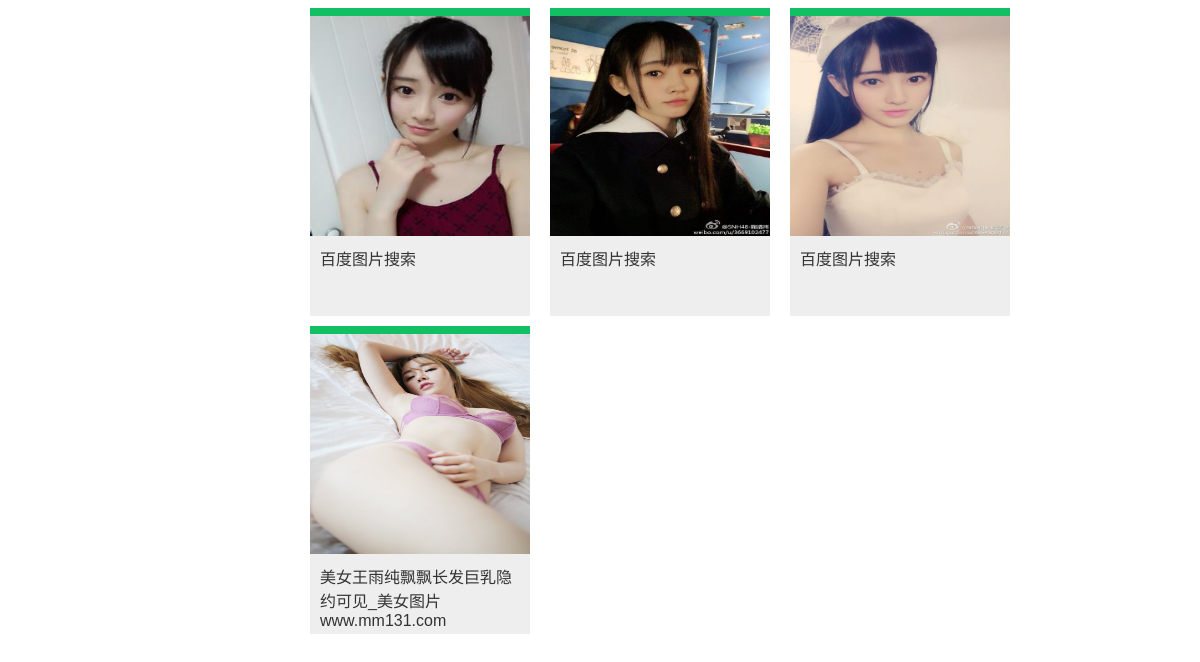
Page /account/users/gang.an/ (signed in, lower part) on the earlier database version.
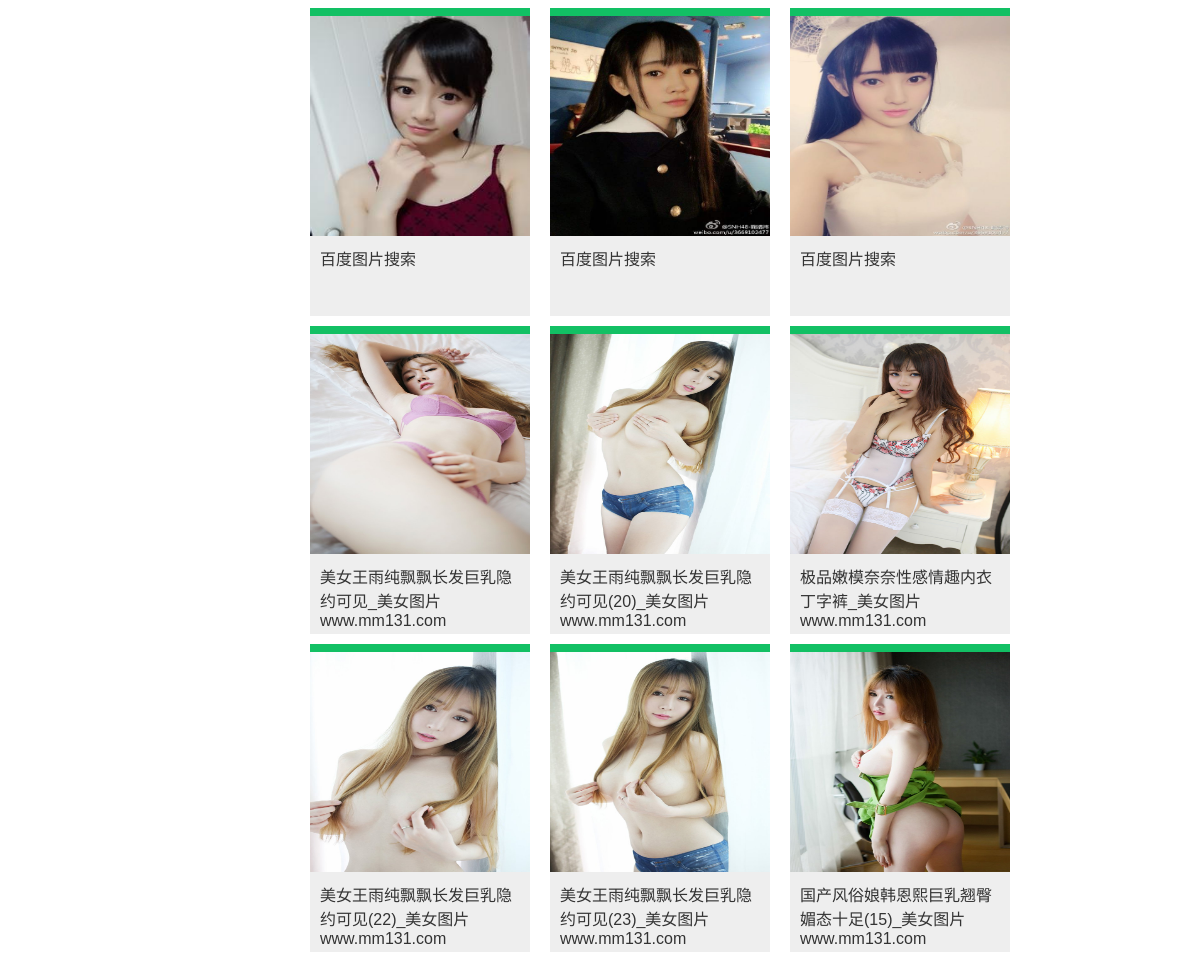
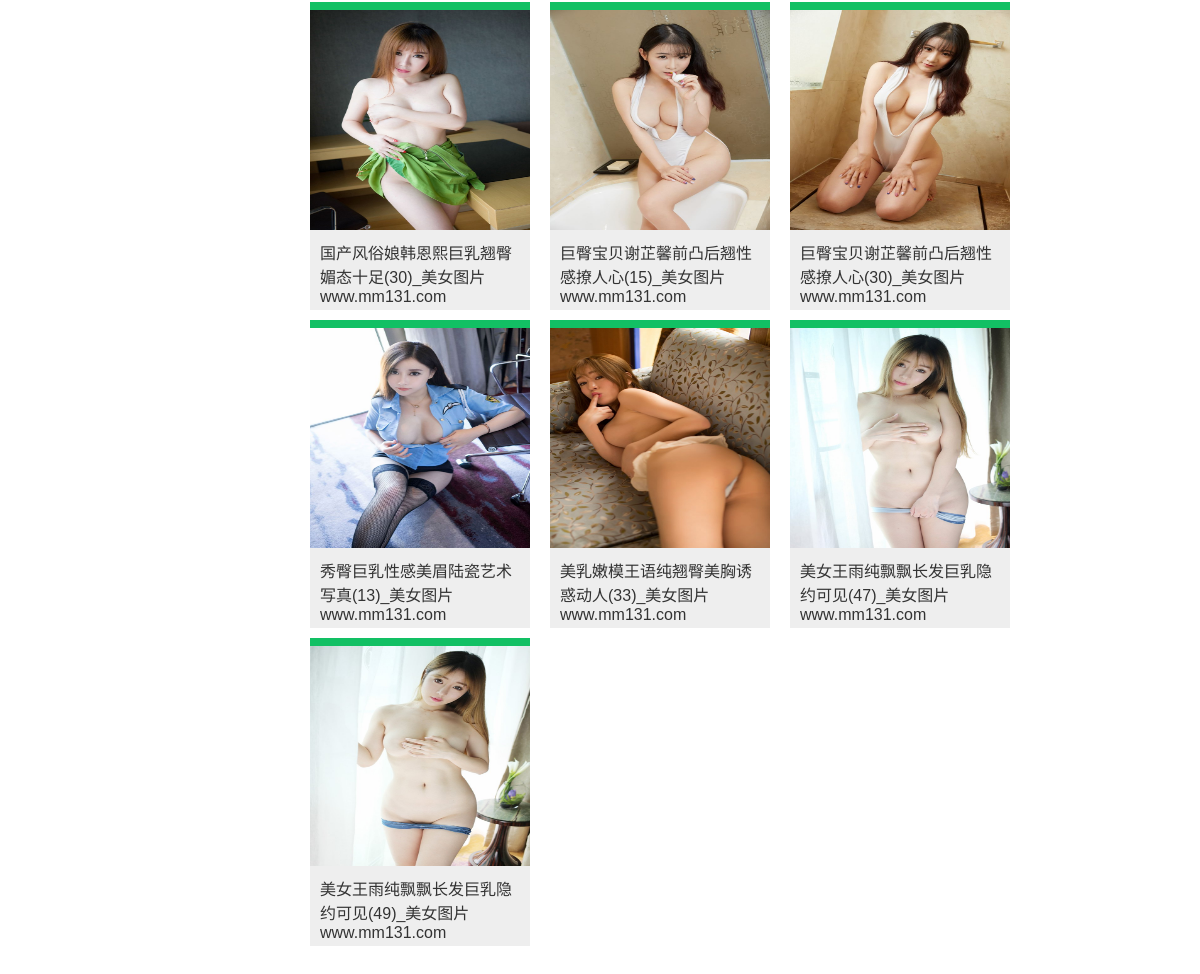
Same page on the later database version (2 pictures, top to bottom).
### images/models.py (models this page shows, shortened)
class Image(models.Model):
    user = models.ForeignKey(settings.AUTH_USER_MODEL,related_name='images_created')
    title = models.CharField(max_length=200)
    slug = models.SlugField(max_length=200,blank=True)
    url = models.URLField()
    image = models.ImageField(upload_to='images/%Y/%m/%d')
    description = models.TextField(blank=True)
    created = models.DateField(auto_now_add=True,db_index=True)
    user_like = models.ManyToManyField(settings.AUTH_USER_MODEL,
                                        related_name='images_liked',blank=True)
    def get_absolute_url(self):
        return reverse('images:detail',args=(self.id,self.slug))

### account/views.py (the view)
# urls.py: url(r'^users/(?P<username>.+)/$', views.user_detail, name='user_detail'),
@login_required
def user_detail(request, username):
    user = get_object_or_404(User, username=username, is_active=True)
    return render(request, 'account/user/detail.html', {'section': 'people','user': user})

### account/templates/account/user/detail.html (shortened to what this page needs)
{% extends "base.html" %}
{% block content %}
    {% with total_followers=user.followers.count %}
    <div id="image-list" class="image-container">
        {% include "images/image/list_ajax.html" with images=user.images_created.all %}
    </div>
    {% endwith %}
{% endblock %}

### images/templates/images/image/list_ajax.html (shortened to what this page needs)
{% load thumbnail %}
{% for image in images %}
    <div class="image">
        <a href="{{ image.get_absolute_url }}">
            <img src="{{ image.image.url }}"  height="300"/>
        </a>
        <div class="info">
            <a href="{{ image.get_absolute_url }}" class="title">{{ image.title }}</a>
        </div>
    </div>
{% endfor %}

Differences in the rows shown:
added Image: image (picture), title "美女王雨纯飘飘长发巨乳隐约可见(20)_美女图片 www.mm131.com"
added Image: image (picture), title "极品嫩模奈奈性感情趣内衣丁字裤_美女图片 www.mm131.com"
added Image: image (picture), title "美女王雨纯飘飘长发巨乳隐约可见(22)_美女图片 www.mm131.com"
added Image: image (picture), title "美女王雨纯飘飘长发巨乳隐约可见(23)_美女图片 www.mm131.com"
added Image: image (picture), title "国产风俗娘韩恩熙巨乳翘臀媚态十足(15)_美女图片 www.mm131.com"
added Image: image (picture), title "国产风俗娘韩恩熙巨乳翘臀媚态十足(30)_美女图片 www.mm131.com"
added Image: image (picture), title "巨臀宝贝谢芷馨前凸后翘性感撩人心(15)_美女图片 www.mm131.com"
added Image: image (picture), title "巨臀宝贝谢芷馨前凸后翘性感撩人心(30)_美女图片 www.mm131.com"
added Image: image (picture), title "秀臀巨乳性感美眉陆瓷艺术写真(13)_美女图片 www.mm131.com"
added Image: image (picture), title "美乳嫩模王语纯翘臀美胸诱惑动人(33)_美女图片 www.mm131.com"
added Image: image (picture), title "美女王雨纯飘飘长发巨乳隐约可见(47)_美女图片 www.mm131.com"
added Image: image (picture), title "美女王雨纯飘飘长发巨乳隐约可见(49)_美女图片 www.mm131.com"
